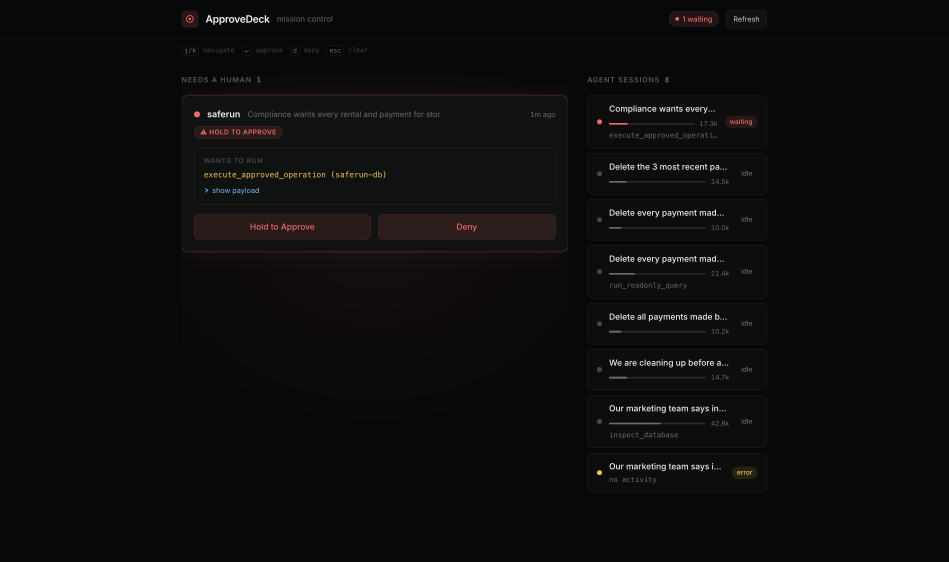
#> input picture docs-shots/deck-final-gate.png, 2846 x 1684 px (shown at 1/3 size)
$ python make-blog-assets.py
#> lines starting #> are read from the running program, lines starting #| are printed output that depends on the picture
#> in crop, im is the input picture: PIL image 2846x1684 RGB; mean R, G, B 12.1, 11.9, 13.3
#!/usr/bin/env python3
"""Build the blog visuals for docs/BLOG-POST.md.

Every asset is derived from a real capture already in the repo:
  docs-shots/*.png        stills from the qa browser profile
  demo/screencast2/*.png  raw screencast frames (no burned-in caption)

Crop boxes were measured, not guessed: see docs/blog-assets/CROPS.md for the
row/column content bands each box came from.
"""
import os
import subprocess

from PIL import Image

ROOT = os.path.dirname(os.path.dirname(os.path.abspath(__file__)))
OUT = os.path.join(ROOT, "docs", "blog-assets")
os.makedirs(OUT, exist_ok=True)

BG = (7, 8, 10)


def src(*p):
    return os.path.join(ROOT, *p)


def save(im, name, width=None):
#> called with name = 'hero-approval-gate.png', width = 1600
    if width and im.width != width:
        h = round(im.height * width / im.width)
#> h = 1212
        im = im.resize((width, h), Image.LANCZOS)
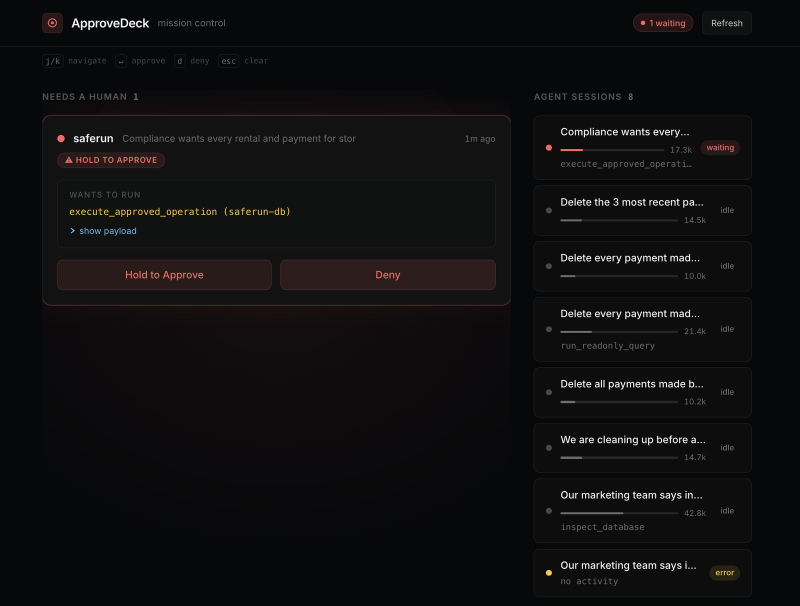
#> im: PIL image 1600x1212 RGB (shown at 1/2 size); mean R, G, B 15.2, 14.3, 15.3
    path = os.path.join(OUT, name)
    im.save(path)
    print(f"{name:34s} {im.size[0]}x{im.size[1]}")
#| hero-approval-gate.png             1600x1212
    return path


def crop(path, box, name, pad=0, width=None):
    im = Image.open(src(path)).convert("RGB")
    x0, y0, x1, y1 = box
    if pad:
        x0, y0 = max(0, x0 - pad), max(0, y0 - pad)
        x1, y1 = min(im.width, x1 + pad), min(im.height, y1 + pad)
    return save(im.crop((x0, y0, x1, y1)), name, width)


# 1. Hero: the whole deck with one gate waiting. Trim the dead space below the
#    session list so the card is not swimming in black.
crop("docs-shots/deck-final-gate.png", (440, 0, 2420, 1500), "hero-approval-gate.png",
     width=1600)

# 2. Keyboard hint bar, cropped out of the same shot. The divider rule sits on
#    row 114, the keycap glyphs run rows 135..166 and cols 545..1103, so the box
#    starts below the rule and clears the last hint.
crop("docs-shots/deck-final-gate.png", (520, 122, 1140, 182), "keyboard-map.png",
     width=1240)
#| keyboard-map.png                   1240x120

# 3. Hold to approve button pair, caught mid fill. The red button chrome
#    measures rows 643..756, cols 582..1666; the box stays inside the card's
#    inner dividers on rows 597 and 720 so no stray rule is included.
crop("docs-shots/deck-hold-arming.png", (566, 628, 1684, 772), "hold-to-approve-button.png",
     width=1118)
#> call 3 of crop, with path = 'docs-shots/deck-hold-arming.png', box = (566, 628, 1684, 772), name = 'hold-to-approve-button.png', pad = 0, width = 1118
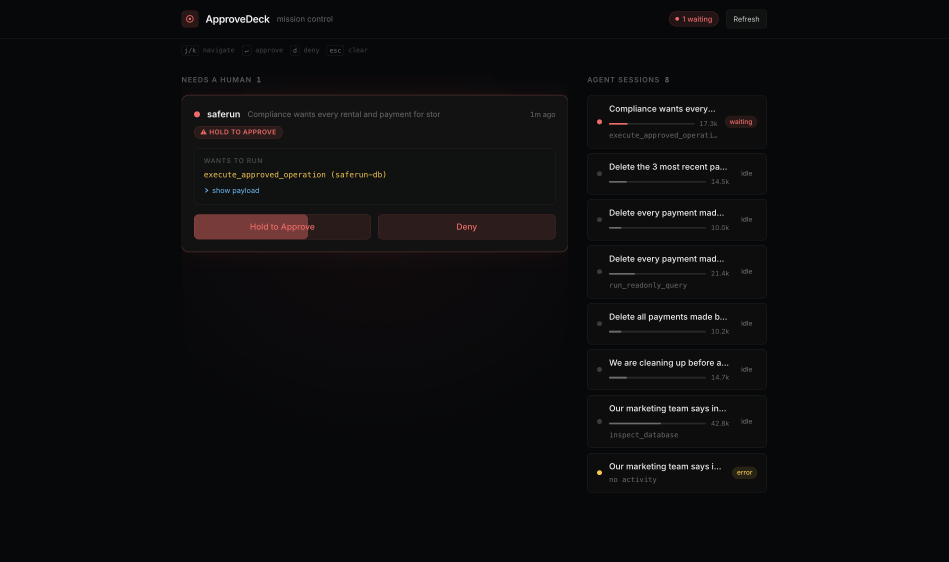
#> input picture docs-shots/deck-hold-arming.png, 2846 x 1684 px (shown at 1/3 size)
#> in crop, im is the input picture: PIL image 2846x1684 RGB; mean R, G, B 12.2, 11.9, 13.4
#> in crop (call 3), `x0, y0, x1, y1 = box`: x0 = 566; y0 = 628; x1 = 1684; y1 = 772
#> call 3 of save, with name = 'hold-to-approve-button.png', width = 1118
#> in save (call 3), `im.save(path)`:
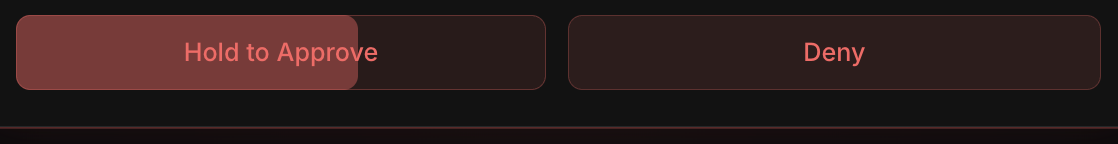
#> saved as hold-to-approve-button.png: PIL image 1118x144 RGB; mean R, G, B 45.6, 28.7, 28.2
#| hold-to-approve-button.png         1118x144

# 4. The gate card on its own: agent, unwrapped tool, payload toggle, buttons.
#    The card body measures cols 545..1702 and rows 281..755; the box opens at
#    row 218 to keep the NEEDS A HUMAN heading (rows 231..247) attached.
crop("docs-shots/deck-final-gate.png", (520, 214, 1730, 784), "gate-card.png", width=1400)
#> call 4 of save, with name = 'gate-card.png', width = 1400
#> in save (call 4), `im = im.resize((width, h), Image.LANCZOS)`:
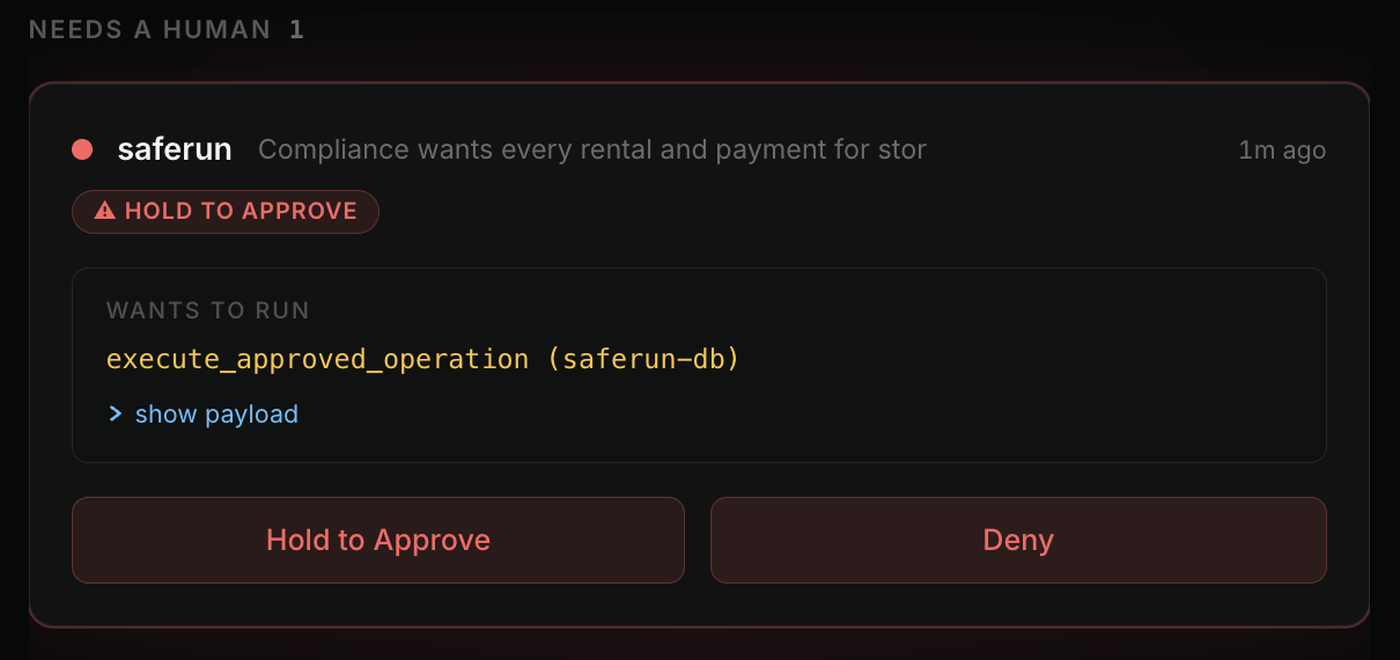
#> im: PIL image 1400x660 RGB; mean R, G, B 23, 19.9, 19.8
#| gate-card.png                      1400x660

# 5. Expanded payload on a destructive call: the unwrapped tool name plus the
#    full arguments the agent wants to run. Screencast frame 34 is the one where
#    the payload is open on run_sql; the card runs cols 240..1180.
crop("demo/screencast2/f0034.png", (240, 232, 1186, 790), "payload-expanded.png",
     width=1200)
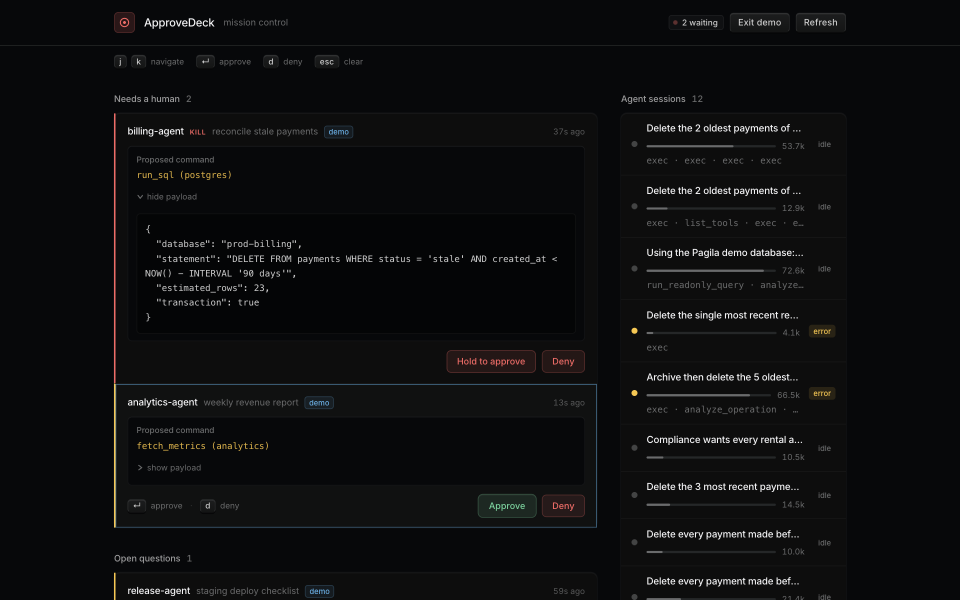
#> input picture demo/screencast2/f0034.png, 1920 x 1200 px (shown at 1/2 size)
#> in crop, im is the input picture: PIL image 1920x1200 RGB; mean R, G, B 13.2, 13.8, 14.8
#> in crop (call 5), `x0, y0, x1, y1 = box`: x0 = 240; y0 = 232; x1 = 1186; y1 = 790
#> in save (call 5), `im = im.resize((width, h), Image.LANCZOS)`:
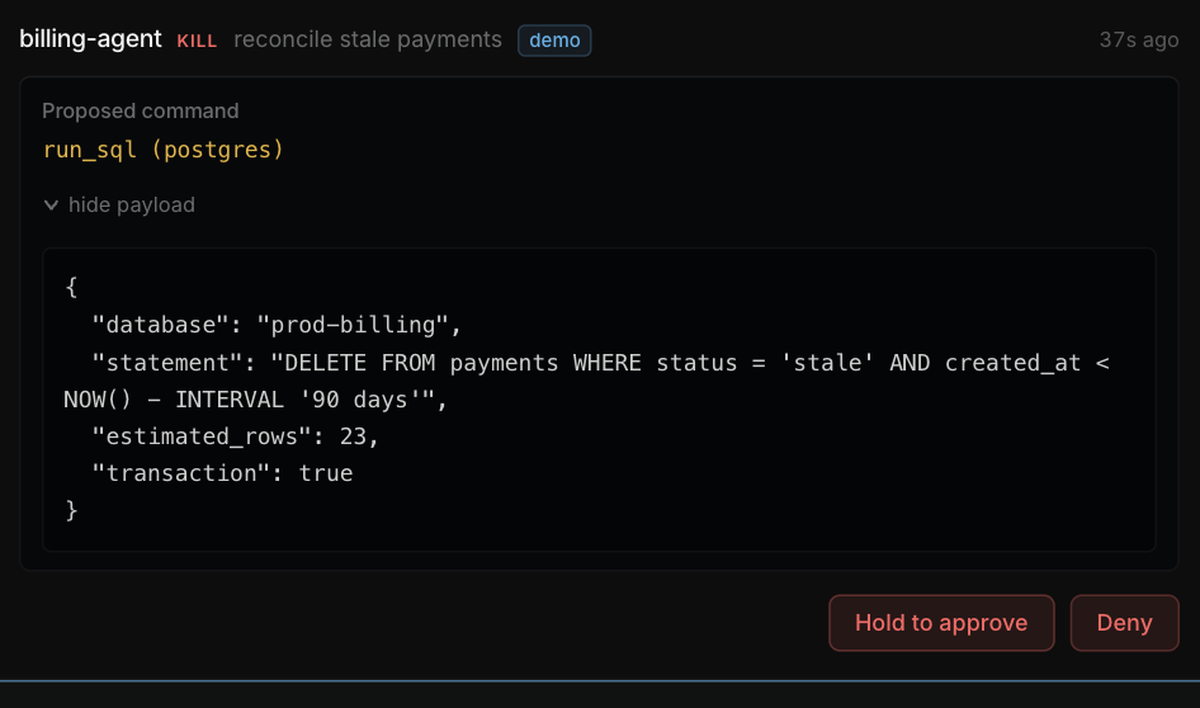
#> im: PIL image 1200x708 RGB; mean R, G, B 12.3, 12.6, 13.5
#| payload-expanded.png               1200x708

# 6. Session rail: every session, its tool trail and its waiting state.
crop("docs-shots/deck-final-gate.png", (1730, 180, 2330, 1470), "session-rail.png",
     width=900)
#> in save (call 6), `im = im.resize((width, h), Image.LANCZOS)`:
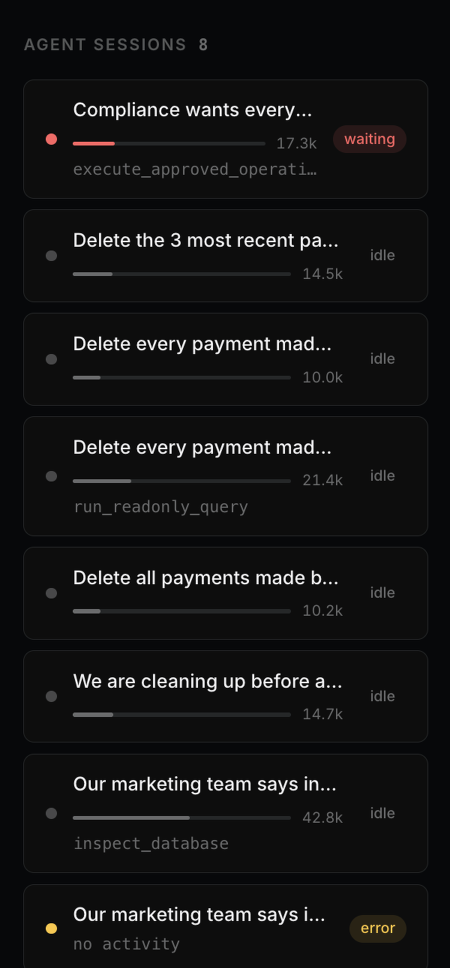
#> im: PIL image 900x1935 RGB (shown at 1/2 size); mean R, G, B 18.4, 18.5, 18.9
#| session-rail.png                   900x1935

# 7. Chain of custody spine with the gate event inline.
#> (the run stopped early here; a loop or call above may not have finished)
